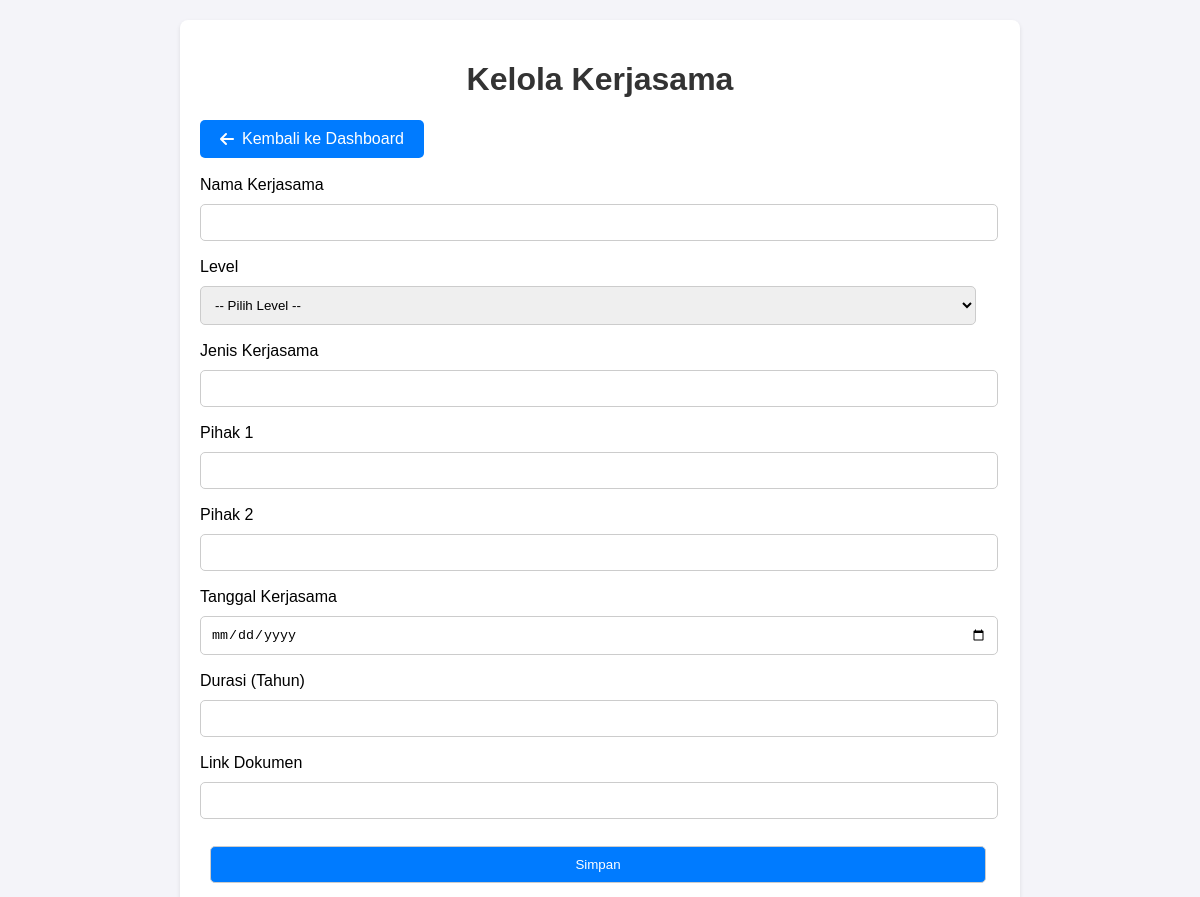
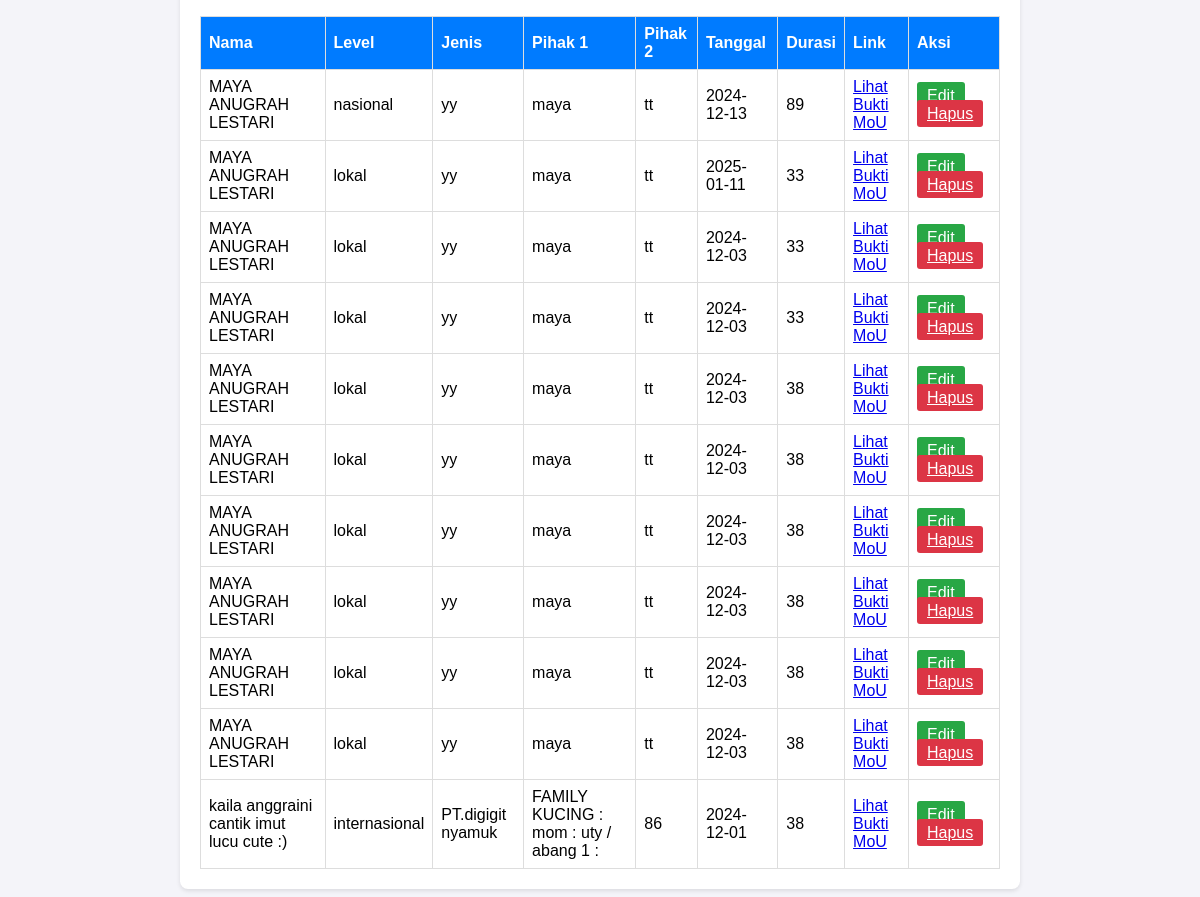
The page /kelola_kerjasama.php on the database its author committed (2 pictures, top to bottom).
### tables this page shows
CREATE TABLE `kerjasama` (
  `id` int(11) NOT NULL,
  `nama` varchar(255) NOT NULL,
  `level` enum('lokal','nasional','internasional') NOT NULL,
  `jenis` varchar(255) NOT NULL,
  `pihak1` varchar(255) NOT NULL,
  `pihak2` varchar(255) NOT NULL,
  `tgl` date NOT NULL,
  `durasi` varchar(255) NOT NULL,
  `link` varchar(255) DEFAULT NULL
);

### kelola_kerjasama.php (the view, shortened to what this page needs)
<?php
$host = 'localhost';
$dbname = 'db_ilkom';
$username = 'root';
$password = '';
try {
    $pdo = new PDO("mysql:host=$host;dbname=$dbname", $username, $password);
    $pdo->setAttribute(PDO::ATTR_ERRMODE, PDO::ERRMODE_EXCEPTION);
} catch (PDOException $e) {
    die("Koneksi gagal: " . $e->getMessage());
}
function getKerjasama($pdo) {
    $stmt = $pdo->query("SELECT * FROM kerjasama");
    return $stmt->fetchAll(PDO::FETCH_ASSOC);
}
$kerjasamaList = getKerjasama($pdo);
?>
<!DOCTYPE html>
<html lang="en">
<head>
    <link rel="stylesheet" href="https://cdnjs.cloudflare.com/ajax/libs/font-awesome/6.5.0/css/all.min.css">
</head>
<body>
    <div class="container">
        <h1>Kelola Kerjasama</h1>
        <a href="dashboard.php" class="btn btn-back">
            <i class="fas fa-arrow-left"></i> Kembali ke Dashboard
        </a><br><br>
        <form method="POST">
            <div class="form-group">
                <label for="nama">Nama Kerjasama</label>
                <input type="text" id="nama" name="nama" required>
            </div>
            <div class="form-group">
                <label for="level">Level</label>
                <select id="level" name="level" required>
                    <option value="">-- Pilih Level --</option>
                </select>
            </div>
            <div class="form-group">
                <label for="jenis">Jenis Kerjasama</label>
                <input type="text" id="jenis" name="jenis" required>
            </div>
            <div class="form-group">
                <label for="pihak1">Pihak 1</label>
                <input type="text" id="pihak1" name="pihak1" required>
            </div>
            <div class="form-group">
                <label for="pihak2">Pihak 2</label>
                <input type="text" id="pihak2" name="pihak2" required>
            </div>
            <div class="form-group">
                <label for="tgl">Tanggal Kerjasama</label>
                <input type="date" id="tgl" name="tgl" required>
            </div>
            <div class="form-group">
                <label for="durasi">Durasi (Tahun)</label>
                <input type="number" id="durasi" name="durasi" required>
            </div>
            <div class="form-group">
                <label for="link">Link Dokumen</label>
                <input type="url" id="link" name="link" required>
            </div>
            <button type="submit">Simpan</button>
        </form>
        <table>
            <thead>
                <tr>
                    <th>Nama</th>
                    <th>Level</th>
                    <th>Jenis</th>
                    <th>Pihak 1</th>
                    <th>Pihak 2</th>
                    <th>Tanggal</th>
                    <th>Durasi</th>
                    <th>Link</th>
                    <th>Aksi</th>
                </tr>
            </thead>
            <tbody>
                <?php foreach ($kerjasamaList as $kerjasama): ?>
                    <tr>
                        <td><?= htmlspecialchars($kerjasama['nama']) ?></td>
                        <td><?= htmlspecialchars($kerjasama['level']) ?></td>
                        <td><?= htmlspecialchars($kerjasama['jenis']) ?></td>
                        <td><?= htmlspecialchars($kerjasama['pihak1']) ?></td>
                        <td><?= htmlspecialchars($kerjasama['pihak2']) ?></td>
                        <td><?= htmlspecialchars($kerjasama['tgl']) ?></td>
                        <td><?= htmlspecialchars($kerjasama['durasi']) ?></td>
                        <td>
                            <?php if (!empty($kerjasama['link'])): ?>
                                <a href="<?= htmlspecialchars($kerjasama['link']) ?>" target="_blank">Lihat Bukti MoU</a>
                            <?php else: ?>
                                <span class="no-data">Tidak ada link</span>
                            <?php endif; ?>
                        </td>
                        <td>
                            <a href="edit_kerjasama.php?id=<?= htmlspecialchars($kerjasama['id']) ?>" class="btn">Edit</a>
                            <a href="javascript:void(0)" class="btn-danger" onclick="showModal('hapus_kerjasama.php?id=<?= htmlspecialchars($kerjasama['id']) ?>')">Hapus</a>
                        </td>
                    </tr>
                <?php endforeach; ?>
            </tbody>
        </table>
    </div>
</body>
</html>

### kelola_kerjasama.php (style rules this page uses)
body { font-family: Arial, sans-serif; margin: 0; padding: 0; background-color: #f4f4f9; }
.container { max-width: 800px; margin: 20px auto; padding: 20px; background: #fff; border-radius: 8px; box-shadow: 0 2px 4px rgba(0, 0, 0, 0.1); }
h1 { text-align: center; color: #333; }
.form-group { margin-bottom: 12px; }
label { display: block; margin-bottom: 5px; }
input, select, button { width: 97%; padding: 10px; margin: 5px 0; border: 1px solid #ccc; border-radius: 5px; }
button { background-color: #007bff; color: white; cursor: pointer; }
table { width: 100%; border-collapse: collapse; margin-top: 20px; }
table, th, td { border: 1px solid #ddd; }
th, td { text-align: left; padding: 8px; }
th { background-color: #007bff; color: white; }
.btn { background-color: #28a745; color: white; border: none; padding: 5px 10px; border-radius: 3px; cursor: pointer; }
.btn-danger { background-color: #dc3545; color: white; border: none; padding: 5px 10px; border-radius: 3px; cursor: pointer; }
.btn-back { display: inline-flex; align-items: center; padding: 10px 20px; background-color: #007bff; color: white; text-decoration: none; border-radius: 5px; font-size: 16px; transition: background-color 0.3s; }
.btn-back i { margin-right: 8px; }
button { margin: 10px; padding: 10px 20px; border-radius: 5px; cursor: pointer; transition: background-color 0.3s; }

### rows shown on the page
kerjasama: nama "MAYA ANUGRAH LESTARI", level "nasional", jenis "yy", pihak1 "maya", pihak2 "tt", tgl "2024-12-13", durasi "89"
kerjasama: nama "MAYA ANUGRAH LESTARI", level "lokal", jenis "yy", pihak1 "maya", pihak2 "tt", tgl "2025-01-11", durasi "33"
kerjasama: nama "MAYA ANUGRAH LESTARI", level "lokal", jenis "yy", pihak1 "maya", pihak2 "tt", tgl "2024-12-03", durasi "33"
kerjasama: nama "MAYA ANUGRAH LESTARI", level "lokal", jenis "yy", pihak1 "maya", pihak2 "tt", tgl "2024-12-03", durasi "33"
kerjasama: nama "MAYA ANUGRAH LESTARI", level "lokal", jenis "yy", pihak1 "maya", pihak2 "tt", tgl "2024-12-03", durasi "38"
kerjasama: nama "MAYA ANUGRAH LESTARI", level "lokal", jenis "yy", pihak1 "maya", pihak2 "tt", tgl "2024-12-03", durasi "38"
kerjasama: nama "MAYA ANUGRAH LESTARI", level "lokal", jenis "yy", pihak1 "maya", pihak2 "tt", tgl "2024-12-03", durasi "38"
kerjasama: nama "MAYA ANUGRAH LESTARI", level "lokal", jenis "yy", pihak1 "maya", pihak2 "tt", tgl "2024-12-03", durasi "38"
kerjasama: nama "MAYA ANUGRAH LESTARI", level "lokal", jenis "yy", pihak1 "maya", pihak2 "tt", tgl "2024-12-03", durasi "38"
kerjasama: nama "MAYA ANUGRAH LESTARI", level "lokal", jenis "yy", pihak1 "maya", pihak2 "tt", tgl "2024-12-03", durasi "38"
kerjasama: nama "kaila anggraini cantik imut lucu cute :)", level "internasional", jenis "PT.digigit nyamuk", pihak1 "FAMILY KUCING : mom : uty / abang 1 :", pihak2 "86", tgl "2024-12-01", durasi "38"
